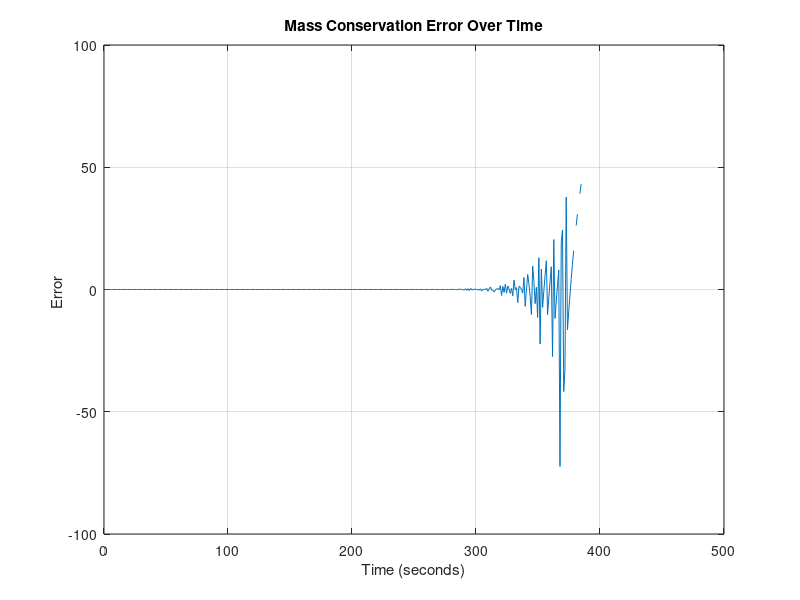
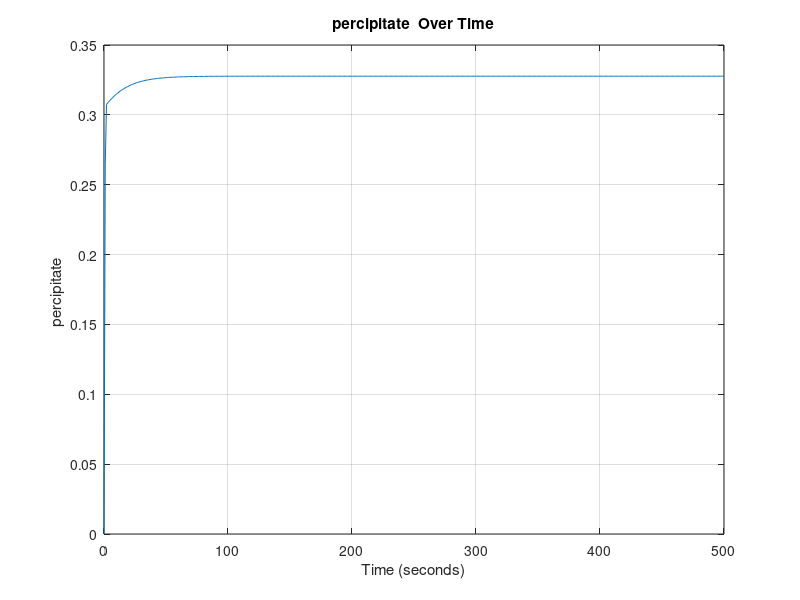
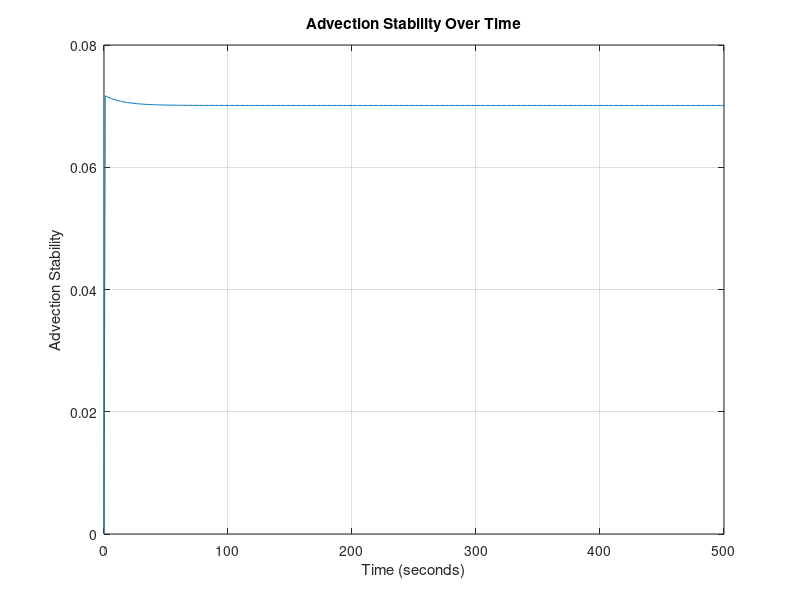
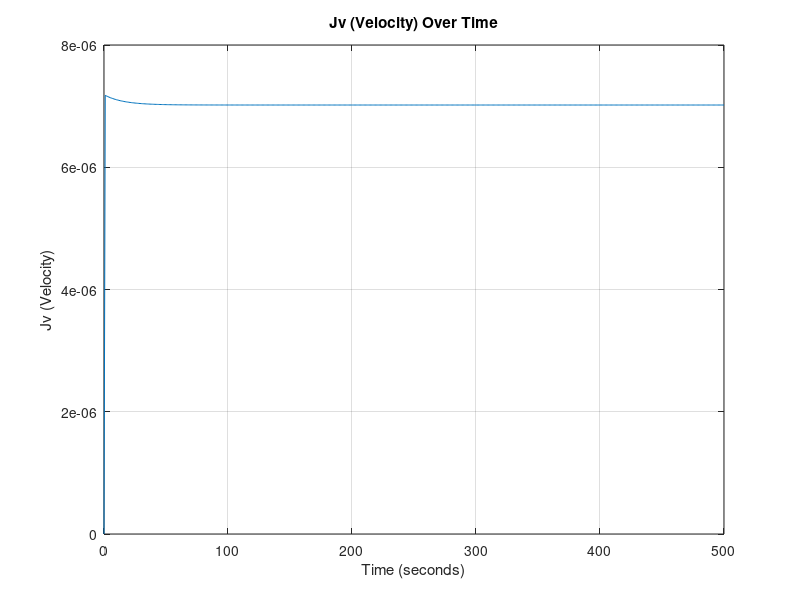

Recreate these plots in MATLAB, in order. (Note: this script raises an error after producing the figures.)
%__Gruppe 3-Simulering-3.Sem__
clear
close all
clc
%% Inital Parameters
domain_length = 0.1;   % Domain length (meters)
domain_steps = 1000;    % Number of spatial domain_steps points
dx = domain_length / (domain_steps - 1); % Position discretization

time_length = 500;      % Time length (seconds)
time_steps = 500;       % Number of time steps
dt = time_length / time_steps; % Temporal discretization

% DEFINED VARIABLES
D = 0; % Diffusivity coefficient H2PO4- in water [m^2 s^-1]
feed_conc = 0.1; % Constant solute concentration at the first cell 0.1 molar [H2PO4-]
TMP = 15; %TMP: Transmembrane Pressure [bar]

area = 0.001; % Area of the membrane surface [m^2]
kw = 5.7311*10^(-7); % Initial water permeability m^3 m^-2 bar^-1 s^-1 
my = 0.891*10^-9; % Water viscosity [Bar∙s]
Rm = 1/(my*kw); % Rejection of water at the membrane (σ) [m^-1]
InitP = 0.263253+0.0011; % Initial percipitation
alpha = 95000000000; % Specific resistance of fouling [m mol m^3]
PC = 0.5; %Percipitate Advection Coefficient

sig_m = 0.1; % Rejection of ions 

% PHYSICAL CONSTANTS
R= 8.31415*10^-2; % Gasconstant [L^3 Bar mol^-1 K^-1]
T= 273.15+25; %Temperature [K]
 
% Anonymous functions
%Lv = @(time) kw*exp(-kb*time); %Water permeability dependent on Fouling

Mp = @(conc) 0.0011*exp(36.328*conc) + 0.263253; % concentration of udfæld in respect to phosphate increase.
Rf = @(conc) alpha*(Mp(conc)/area); % Rate of fouling
Lv = @(conc) 1/(my*(Rm+Rf(conc))); % Water permeability dependent on fouling


% Create a grid for space and time
x = linspace(0, domain_length, domain_steps);
t = linspace(0, time_length, time_steps);

% Initialize the concentration array AND Initial condition (1D)
C = zeros(domain_steps, time_steps)+0.1; % 0.1 molar [H2PO4] at pH 2.9


%Diffusive Stability
DS = D*dt/dx^2;
fprintf('\n Diffusivity Stability = %f', DS);
if DS>0.5 
   fprintf(2,'\n ERROR: Stabilitetsfejl');
else
    fprintf('\n Stable Diffusion Model !!');
end


%% Time-stepping loop
for j = 2:time_steps
    for i = 1:domain_steps
        LastC = C(domain_steps, j-1);

        C(1, :) = feed_conc; % Set the leftmost boundary to 0.1

        if j == 2
            Ptot = InitP; % The rate of percipitation WI
        else
            Ptot = Mp(LastC) + (Mp(LastC) - InitP)*Jv*(dt/dx)*PC;
        end

        Jv = (kw*(TMP-(1*R*T*(LastC))));  % Volume flux = Jv ,  in terms of osmotic pressure (TMP, R, T, delta_C) and Lv. [m/s]

        % Calculate the second derivative in x direction
        if i == 1 %_Left Cell__
            d2Cdx2 = 0;
            dCdt_advection = 0;

        elseif i == domain_steps %__Membrane Cell___
            % No right neighbor at the last cell and MEMBRANE
            d2Cdx2 = (D * (C(domain_steps - 1, j-1) - C(domain_steps, j-1))) / dx^2;
            dCdt_advection = -Jv * (C(domain_steps, j-1)*(1-sig_m) - C(domain_steps - 1, j-1)) / dx;

        else    %__Normal Cells__
            % Calculate the second derivative normally
            d2Cdx2 = D * (C(i + 1, j-1) - 2 * C(i, j-1) + C(i - 1, j-1)) / dx^2;
            % Apply advection term
            dCdt_advection = -Jv * (C(i, j-1) - C(i-1, j-1)) / dx;
        end
        % Apply the diffusion-advection-(electromigration) equation
        C(i, j) = C(i, j-1) + dt * (d2Cdx2 + dCdt_advection);
        Jv_values2(j) = Jv; % Plot values
        P_values(j) = Ptot;
        AS(j) = Jv * dt/dx; % Stability plot values
    end
end
%% conservation and error

volprc = dx*area*1000;  % Volume per cell in Liters

Cw = [0,C(domain_steps, :)]; % Making the matrix line up properly and have the right size
Cw(end) = [];

Systemdiff = [0, diff(sum(C*volprc,1))]; % Difference in system concentration per dt

inflow = feed_conc*(Jv_values2)*(dt/dx)*volprc; % In - mol
outflow = Cw.* Jv_values2*(dt/dx)*volprc*(1-sig_m); % Out - mol
infoutdiff = (inflow - outflow);
ERROR = ((Systemdiff - infoutdiff).*Systemdiff.^(-1))*100; % The mass conservation error


%% 2D Plots

% Plot Mass Conservation Error values over time

figure;
plot(t, ERROR);
xlabel('Time (seconds)');
ylabel('Error ');
title('Mass Conservation Error Over Time');
grid on;


% Plot Percipitate (DS) values over time

figure;
plot(t, P_values);
xlabel('Time (seconds)');
ylabel('percipitate ');
title('percipitate  Over Time');
grid on;

% Plot Advection Stability (DS) values over time

figure;
plot(t, AS);
xlabel('Time (seconds)');
ylabel('Advection Stability');
title('Advection Stability Over Time');
grid on;

% Plot Jv values over time
figure;
plot(t, Jv_values2);
xlabel('Time (seconds)');
ylabel('Jv (Velocity)');
title('Jv (Velocity) Over Time');
grid on;


% Define fractions of time steps you want to visualize
time_fraction = [0.001, 0.01, 0.1, 0.2, 0.3, 0.4, 0.5, 0.6, 0.7, 0.8, 0.9];  % For example, 0.1 corresponds to 10% of time steps

% Calculate the corresponding time indices
time_instances = round(time_fraction * time_steps);

% Create a figure for the first plot
figure;
hold on;

% Plot concentration at specific time instances
for i = 1:length(time_instances)
    time_index = time_instances(i);
    plot(x, C(:, time_index));
end

xlabel('Position (meters)');
ylabel('Concentration');
title('Concentration Over Time at Different Instances');

% Add a legend for clarity
legend(arrayfun(@(f) ['t=', num2str(f)], time_fraction, 'UniformOutput', false));

grid on;
hold off;


%% 3D Plot

% Create a 3D surface plot to visualize concentration over time and position
[T, X] = meshgrid(t, x);
figure;
h = surf(X, T, C); % Transpose removed here
xlabel('Position (meter)');
ylabel('Tid (sekunder)');
zlabel('Koncentration (M)');
title('Koncentration Over Tid og Position');

% Set axis limits to start at the origin
xlim([0, domain_length]);
ylim([0, time_length]);
zlim([0.1, 0.12]); % Assuming max(C(:)) is the maximum concentration in your data

set(h,'LineStyle','none')
colormap(jet)
clim([0.1 0.12])

%%
save('step2jv', 'Jv_values2')
